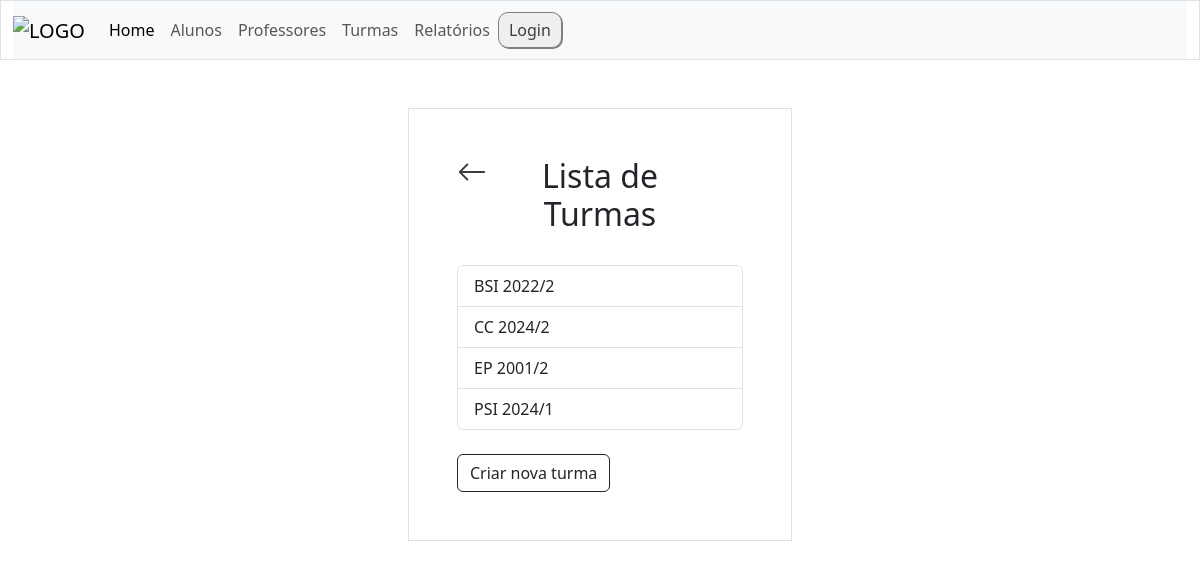
Before: /turmas/ with the older database file.
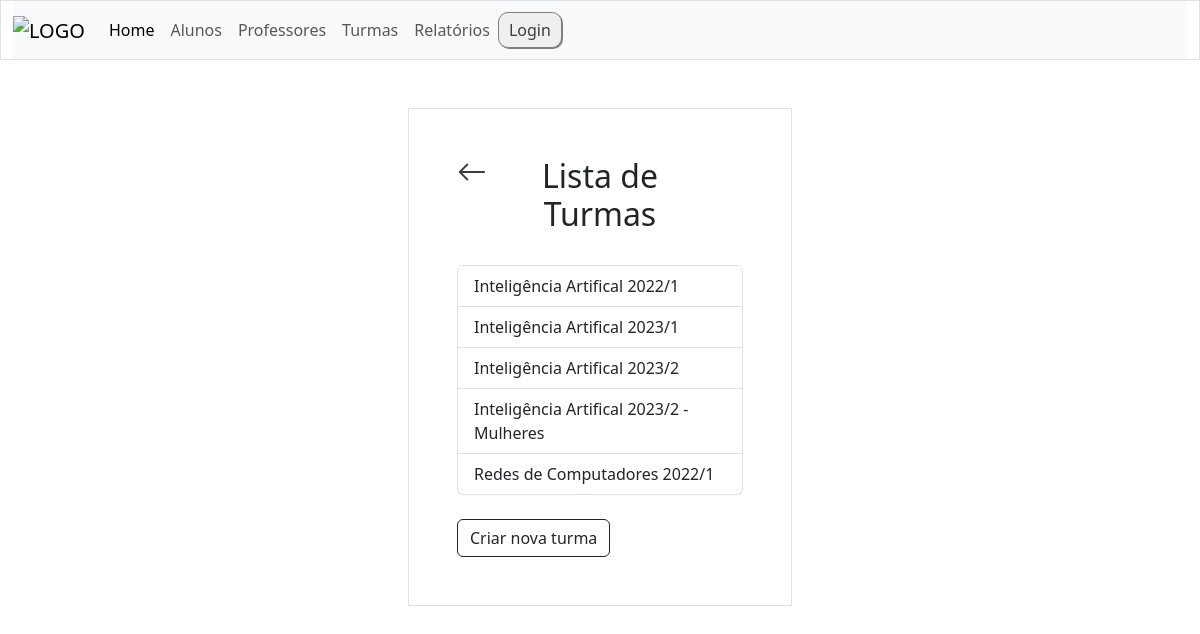
After: the same page with the newer database file.
### turmas/models.py (models this page shows, shortened)
class Turma(models.Model):
    nome = models.CharField(max_length=255)
    vagas = models.IntegerField(null=True)
    curso = models.CharField(max_length=255)
    data_de_inicio = models.DateField(null=True)
    data_de_criacao = models.DateField(default=timezone.now)

### turmas/views.py (the view)
# urls.py: path('' , include('turmas.urls')),
def turmas(request):
    all_turmas = Turma.objects.all().values().order_by('nome')
    template = loader.get_template('display_turmas.html')
    context = {'all_turmas': all_turmas,}
    return HttpResponse(template.render(context, request))

### turmas/templates/display_turmas.html (shortened to what this page needs)
{% extends "master.html" %}
{% block content %}
    {% include "header.html" %}
    <div class="row">
        <div class="col"> </div>
        <div class="col">
            <div class="container p-5 my-5 border">
                <div class="row mb-4">
                    <div class="col">
                        <a href="/">
                            <svg xmlns="http://www.w3.org/2000/svg" width="30" height="30" fill="currentColor" class="bi bi-arrow-left" viewBox="0 0 16 16">
                                <path fill-rule="evenodd" d="M15 8a.5.5 0 0 0-.5-.5H2.707l3.147-3.146a.5.5 0 1 0-.708-.708l-4 4a.5.5 0 0 0 0 .708l4 4a.5.5 0 0 0 .708-.708L2.707 8.5H14.5A.5.5 0 0 0 15 8"/>
                            </svg>
                        </a>
                    </div>
                    <div class="col-6">
                        <h2 class="text-center"> Lista de Turmas</h2>
                    </div>
                    <div class="col"></div>
                  </div>
                <div class="list-group">
                    {% for turma in all_turmas %}
                        <a href="details/{{ turma.id }}"  class="list-group-item list-group-item-action"> {{ turma.nome }} </a>
                    {% endfor %}
                </div>
                <div class="container px-0 mt-4">
                    <a href="{% url 'criar_turma'%}">
                        <button type="button" class="btn btn-outline-dark">
                            Criar nova turma
                        </button>
                    </a>
                </div>
            </div>
        </div>
        <div class="col"> </div>
    </div>
{% endblock %}

### templates/master.html (shortened to what this page needs)
{% load static %}
<!DOCTYPE html>
<html lang="pt-BR">
    <head>
        {% load bootstrap5 %}
        {% bootstrap_css %}
        <link rel="stylesheet" href="{% static 'css/style.css' %}">
    </head>
    <body>
        {% block content %}
        {% endblock %}
    </body>
</html>

### templates/header.html (shortened to what this page needs)
<header class="container-fluid border">
    <nav class="navbar navbar-expand-lg navbar-light bg-light">
        <a class="navbar-brand" href="#">
            <img id="logo_header" class="img-fluid" src="https://proen.ifes.edu.br/images/stories/ifes-horizontal-cor.png" alt="LOGO" style="width: 10%;">
        </a>
        <div class="collapse navbar-collapse" id="navbarNavAltMarkup">
            <div class="navbar-nav">
                <a class="nav-item nav-link active" href="#">Home</a>
                <a class="nav-item nav-link" href="alunos/">Alunos</a>
                <a class="nav-item nav-link" href="docentes/">Professores</a>
                <a class="nav-item nav-link" href="turmas/">Turmas</a>
                <a class="nav-item nav-link" href="relatorios/filtro/">Relatórios</a>
            </div>
            <div class="navbar-nav">
                {% if user.is_authenticated %}
                <button type="button" class="button_logout" style="background-color: grey; border: 0.5px solid black; padding: 5px 10px; border-radius: 10px; box-shadow: 1px 1px black;">
                    <a href="{% url 'logout' %}" style="color: white;"> Logout </a>
                </button>
                {% else %}
                <button type="button" class="button_logout" style="background-color: light-grey; border: 1px solid grey; padding: 5px 10px; border-radius: 10px; box-shadow: 1px 1px grey;">
                    <a href="{% url 'login' %}"> Login </a>
                </button>
                {% endif %}
            </div>
        </div>
      </nav>
</header>

### alunos/static/css/style.css (style rules this page uses)
a { color: rgb(56, 63, 56); background-color: transparent; text-decoration: none; }

Changed rows visible on the page:
removed Turma: nome "BSI 2022/2"
removed Turma: nome "CC 2024/2"
removed Turma: nome "EP 2001/2"
removed Turma: nome "PSI 2024/1"
added Turma: nome "Inteligência Artifical 2022/1"
added Turma: nome "Inteligência Artifical 2023/1"
added Turma: nome "Inteligência Artifical 2023/2"
added Turma: nome "Inteligência Artifical 2023/2 - Mulheres"
added Turma: nome "Redes de Computadores 2022/1"
